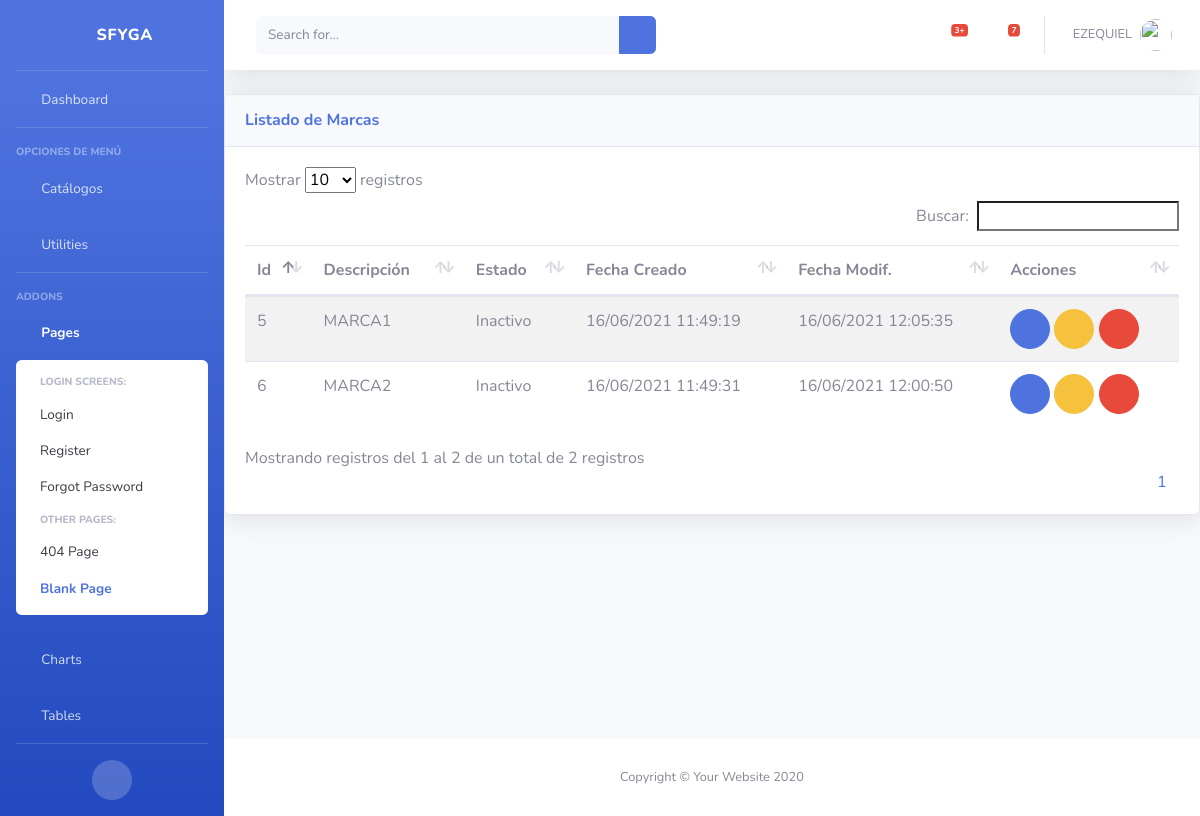
/inv/marca/ (signed in), run on an earlier commit of the app's database.
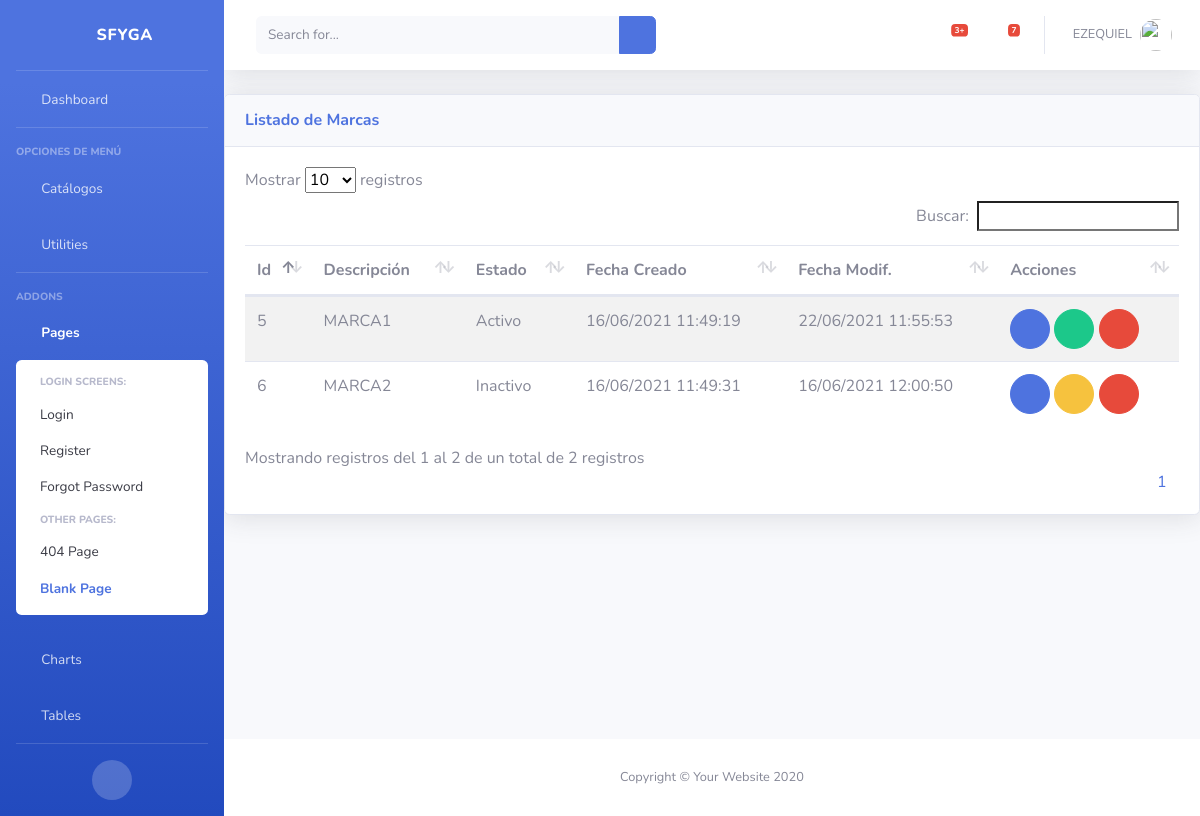
And on a later commit of the database.
### inv/models.py (models this page shows, shortened)
class Marca(ClaseModelo):
    descripcion = models.CharField(max_length=100, help_text='Marca', unique=True)
    class Meta:
        verbose_name_plural = 'Marcas'

### inv/views.py (the view)
# urls.py: path('marca/', MarcaView.as_view(), name='marca_list'),
class MarcaView(LoginRequiredMixin, generic.ListView):
    model = Marca
    template_name = "inv/marca_list.html"
    context_object_name = "obj"
    login_url = "bases:login"

### inv/templates/inv/marca_list.html (shortened to what this page needs)
{% extends 'base/base.html' %}
{% block page_content %}
<div class="card shadow mb-4">
    <div
        class="card-header py-3 d-flex flex-row align-items-center justify-content-between">
        <h6 class="m-0 font-weight-bold text-primary">Listado de Marcas</h6>
        <div class="dropdown no-arrow">
            <a class="dropdown-toggle" href="#" role="button" id="dropdownMenuLink"
                data-toggle="dropdown" aria-haspopup="true" aria-expanded="false">
                <i class="fas fa-ellipsis-v fa-sm fa-fw text-gray-400"></i>
            </a>
        </div>
    </div>
    <div class="card-body">
        {% if not obj %}
            <div class="alert alert-info">No Hay Marcas</div>
        {% else %}
            <table class= "table table-striped table-hover">
                <thead>
                    <th>Id</th>
                    <th>Descripción</th>
                    <th>Estado</th>
                    <th>Fecha Creado</th>
                    <th>Fecha Modif.</th>
                    <th class="all">Acciones</th>
                </thead>
                <tbody>
                    {% for item in obj %}
                    <tr>
                        <td>{{ item.id }}</td>
                        <td>{{ item.descripcion }}</td>
                        <td>{{ item.estado| yesno:"Activo,Inactivo" }}</td>
                        <td>{{ item.fc | date:"d/m/Y H:i:s" }}</td>
                        <td>{{ item.fm | date:"d/m/Y H:i:s" }}</td>
                        <td>
                            <a href="#"  onclick="return abrir_modal('{% url 'inv:marca_edit' item.id %}')" class="btn btn-primary btn-circle" role="button"><i class="fas fa-edit"></i></a>
                            {% if item.estado == True %}
                                <a href="#"  onclick="return abrir_modal('{% url 'inv:marca_inactivar' item.id %}')" class="btn btn-success btn-circle" role="button"><i class="fas fa-check"></i></a>
                                {% else %}
                                <a href="#"  onclick="return abrir_modal('{% url 'inv:marca_inactivar' item.id %}')" class="btn btn-warning btn-circle" role="button"><i class="fas fa-check"></i></a>
                            {% endif %}
                            <a href="#"  onclick="return abrir_modal('{% url 'inv:marca_del' item.id %}')" class="btn btn-danger btn-circle" role="button"><i class="fas fa-trash-alt"></i></a>
                        </td>
                    </tr>
                    {% endfor %}
                </tbody>
            </table>
        {% endif %}
    </div>
</div>
{% endblock page_content %}

### templates/base/base.html (shortened to what this page needs)
{% load static %}
<!DOCTYPE html>
<html lang="es">
<head>
    <link href="{% static 'base/vendor/fontawesome-free/css/all.min.css' %}" rel="stylesheet" type="text/css">
    <link href="{% static 'base/css/sb-admin-2.min.css' %}" rel="stylesheet">
    <link href="{% static 'base/vendor/datatables/datatables.bootstrap4.min.css' %}" rel="stylesheet">
    <link href="{% static 'base/vendor/jquery_confirm/jquery-confirm.min.css' %}" rel="stylesheet">
</head>
<body id="page-top" class="bg-gradient-primary">
    <div id="wrapper">
        {% block side_bar %}
        <ul class="navbar-nav bg-gradient-primary sidebar sidebar-dark accordion" id="accordionSidebar">
            <a class="sidebar-brand d-flex align-items-center justify-content-center" href="{% url 'bases:home' %}">
                <div class="sidebar-brand-icon rotate-n-15">
                    <i class="fas fa-laugh-wink"></i>
                </div>
                <div class="sidebar-brand-text mx-3">SFyGA</div>
            </a>
            <hr class="sidebar-divider my-0">
            <li class="nav-item">
                <a class="nav-link" href="{% url 'bases:home' %}">
                    <i class="fas fa-fw fa-tachometer-alt"></i>
                    <span>Dashboard</span></a>
            </li>
            <hr class="sidebar-divider">
            <div class="sidebar-heading">
                Opciones de Menú
            </div>
            <li class="nav-item">
                <a class="nav-link collapsed" href="#" data-toggle="collapse" data-target="#collapseTwo"
                    aria-expanded="true" aria-controls="collapseTwo">
                    <i class="fas fa-fw fa-cog"></i>
                    <span>Catálogos</span>
                </a>
            </li>
            <li class="nav-item">
                <a class="nav-link collapsed" href="#" data-toggle="collapse" data-target="#collapseUtilities"
                    aria-expanded="true" aria-controls="collapseUtilities">
                    <i class="fas fa-fw fa-wrench"></i>
                    <span>Utilities</span>
                </a>
            </li>
            <hr class="sidebar-divider">
            <div class="sidebar-heading">
                Addons
            </div>
            <li class="nav-item active">
                <a class="nav-link" href="#" data-toggle="collapse" data-target="#collapsePages" aria-expanded="true"
                    aria-controls="collapsePages">
                    <i class="fas fa-fw fa-folder"></i>
                    <span>Pages</span>
                </a>
                <div id="collapsePages" class="collapse show" aria-labelledby="headingPages"
                    data-parent="#accordionSidebar">
                    <div class="bg-white py-2 collapse-inner rounded">
                        <h6 class="collapse-header">Login Screens:</h6>
                        <a class="collapse-item" href="login.html">Login</a>
                        <a class="collapse-item" href="register.html">Register</a>
                        <a class="collapse-item" href="forgot-password.html">Forgot Password</a>
                        <h6 class="collapse-header">Other Pages:</h6>
                        <a class="collapse-item" href="404.html">404 Page</a>
                        <a class="collapse-item active" href="blank.html">Blank Page</a>
                    </div>
                </div>
            </li>
            <li class="nav-item">
                <a class="nav-link" href="charts.html">
                    <i class="fas fa-fw fa-chart-area"></i>
                    <span>Charts</span></a>
            </li>
            <li class="nav-item">
                <a class="nav-link" href="tables.html">
                    <i class="fas fa-fw fa-table"></i>
                    <span>Tables</span></a>
            </li>
            <hr class="sidebar-divider d-none d-md-block">
            <div class="text-center d-none d-md-inline">
                <button class="rounded-circle border-0" id="sidebarToggle"></button>
            </div>
        </ul>
        {% endblock side_bar %}
        <div id="content-wrapper" class="d-flex flex-column">
            <div id="content">
                {% block top_bar %}
                <nav class="navbar navbar-expand navbar-light bg-white topbar mb-4 static-top shadow">
                    <form
                        class="d-none d-sm-inline-block form-inline mr-auto ml-md-3 my-2 my-md-0 mw-100 navbar-search">
                        <div class="input-group">
                            <input type="text" class="form-control bg-light border-0 small" placeholder="Search for..."
                                aria-label="Search" aria-describedby="basic-addon2">
                            <div class="input-group-append">
                                <button class="btn btn-primary" type="button">
                                    <i class="fas fa-search fa-sm"></i>
                                </button>
                            </div>
                        </div>
                    </form>
                    <ul class="navbar-nav ml-auto">
                        <li class="nav-item dropdown no-arrow mx-1">
                            <a class="nav-link dropdown-toggle" href="#" id="alertsDropdown" role="button"
                                data-toggle="dropdown" aria-haspopup="true" aria-expanded="false">
                                <i class="fas fa-bell fa-fw"></i>
                                <span class="badge badge-danger badge-counter">3+</span>
                            </a>
                        </li>
                        <li class="nav-item dropdown no-arrow mx-1">
                            <a class="nav-link dropdown-toggle" href="#" id="messagesDropdown" role="button"
                                data-toggle="dropdown" aria-haspopup="true" aria-expanded="false">
                                <i class="fas fa-envelope fa-fw"></i>
                                <span class="badge badge-danger badge-counter">7</span>
                            </a>
                        </li>
                        <li class="nav-item dropdown no-arrow">
                            <a class="nav-link dropdown-toggle" href="#" id="userDropdown" role="button"
                                data-toggle="dropdown" aria-haspopup="true" aria-expanded="false">
                                <span class="mr-2 d-none d-lg-inline text-gray-600 small">{{ user.username|upper }}</span>
                                <img class="img-profile rounded-circle"
                                    src="{% static '/base/img/undraw_profile.svg' %}">
                            </a>
                        </li>
                    </ul>
                </nav>
                {% endblock top_bar %}
                {% block page_content %}{% endblock page_content %}
            </div>
            {% block footer %}
            <footer class="sticky-footer bg-white">
                <div class="container my-auto">
                    <div class="copyright text-center my-auto">
                        <span>Copyright &copy; Your Website 2020</span>
                    </div>
                </div>
            </footer>
            {% endblock footer %}
        </div>
    </div>
</body>
</html>

What changed in the data, as far as the page shows it:
changed Marca "MARCA1": estado "Inactivo" → "Activo"; fm "16/06/2021 12:05:35" → "22/06/2021 11:55:53"
